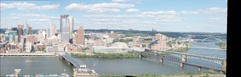
#> input picture HW2/results/6_1_pan.jpg, 241 x 77 px, shrunk from 1808 x 576 before the run, given in place of model_chickenbroth.jpg, which was not available
$ python briefRotTest.py   (older library calls are emulated)
#> lines starting #> are read from the running program, lines starting #| are printed output that depends on the picture; pictures that were not available may be replaced by others from this repository, and a replacement may not be noted
### HW2/code/BRIEF.py
import os
import numpy as np
import cv2
from matplotlib import pyplot as plt
from scipy.spatial.distance import cdist
from keypointDetect import DoGdetector


def makeTestPattern(patch_width=9, nbits=256):
    '''
    Creates Test Pattern for BRIEF
    Run this routine for the given parameters patch_width = 9 and n = 256

    INPUTS
        patch_width - the width of the image patch (usually 9)
        nbits       - the number of tests n in the BRIEF descriptor

    OUTPUTS
        compareX and compareY - LINEAR indices into the patch_width x patch_width image
                                patch and are each (nbits,) vectors.
    '''

    #############################
    # TO DO ...
    # Generate testpattern here
    # Implement the second method from the paper: the isotropic Guassian distribution
    sigma = patch_width / 5.0
    mu = (patch_width-1)/2
    compareX = np.random.normal(mu, sigma, (nbits, 2)).round().clip(0, patch_width-1)
    compareY = np.random.normal(mu, sigma, (nbits, 2)).round().clip(0, patch_width-1)
    # Convert them to linear coordinates
    compareX = (compareX[:,0] * patch_width + compareX[:,1]).astype(int)
    compareY = (compareY[:,0] * patch_width + compareY[:,1]).astype(int)
    return  compareX, compareY


# load test pattern for Brief
test_pattern_file = '../results/testPattern.npy'
if os.path.isfile(test_pattern_file):
    # load from file if exists
    compareX, compareY = np.load(test_pattern_file)
else:
    # produce and save patterns if not exist
    compareX, compareY = makeTestPattern()
    if not os.path.isdir('../results'):
        os.mkdir('../results')
    np.save(test_pattern_file, [compareX, compareY])


def computeBrief(im, gaussian_pyramid, locsDoG, k, levels,
    compareX, compareY):
    '''
    Compute brief feature
    INPUT
        locsDoG - locsDoG are the keypoint locations returned by the DoG
                detector.
        levels  - Gaussian scale levels that were given in Section1.
        compareX and compareY - linear indices into the
                                (patch_width x patch_width) image patch and are
                                each (nbits,) vectors.


    OUTPUT
        locs - an m x 3 vector, where the first two columns are the image
                coordinates of keypoints and the third column is the pyramid
                level of the keypoints.
        desc - an m x n bits matrix of stacked BRIEF descriptors. m is the number
                of valid descriptors in the image and will vary.
    '''

    ##############################
    # TO DO ...
    # compute locs, desc here
    patch_width = 9

    # Smooth the image
    im = cv2.GaussianBlur(im, (0,0), np.sqrt(2))

    # Exclude the locations where we cannot get full patches
    h, w = im.shape
    locs = locsDoG.copy()
    # x coordinate corresponds to columns and y coordinate corresponds to rows
    id_x = np.logical_and(locs[:, 0] > (patch_width-1)/2, locs[:, 0] < w - (patch_width-1)/2)
    id_y = np.logical_and(locs[:, 1] > (patch_width-1)/2, locs[:, 1] < h - (patch_width-1)/2)
    locs = locs[np.logical_and(id_x, id_y)]

    # Compute brief for each patch
    desc = []
    for loc in locs:
        x, y, _ = loc
        # x coordinate corresponds to columns and y coordinate corresponds to rows
        p = im[int(y-(patch_width-1)/2):int(y+(patch_width+1)/2), \
                int(x-(patch_width-1)/2):int(x+(patch_width+1)/2)]
        p = p.reshape(-1)
        bits = p[compareX] < p[compareY]
        desc.append(bits)
    desc = np.array(desc)

    return locs, desc


def briefLite(im):
    '''
    INPUTS
        im - gray image with values between 0 and 1

    OUTPUTS
        locs - an m x 3 vector, where the first two columns are the image coordinates
            of keypoints and the third column is the pyramid level of the keypoints
        desc - an m x n bits matrix of stacked BRIEF descriptors.
            m is the number of valid descriptors in the image and will vary
            n is the number of bits for the BRIEF descriptor
    '''

    ###################
    # TO DO ...

    if len(im.shape)==3:
        im = cv2.cvtColor(im, cv2.COLOR_BGR2GRAY)
    if im.max()>10:
        im = np.float32(im)/255

    locsDoG, gaussian_pyramid = DoGdetector(im)
    locs,desc = computeBrief(im, gaussian_pyramid, locsDoG, np.sqrt(2), [-1,0,1,2,3,4], compareX, compareY)
    return locs, desc


def briefMatch(desc1, desc2, ratio=0.8):
    '''
    performs the descriptor matching
    INPUTS
        desc1, desc2 - m1 x n and m2 x n matrix. m1 and m2 are the number of keypoints in image 1 and 2.
                                n is the number of bits in the brief
    OUTPUTS
        matches - p x 2 matrix. where the first column are indices
                                        into desc1 and the second column are indices into desc2
    '''

    D = cdist(np.float32(desc1), np.float32(desc2), metric='hamming')
    # find smallest distance
    ix2 = np.argmin(D, axis=1)
    d1 = D.min(1)
    # find second smallest distance
    d12 = np.partition(D, 2, axis=1)[:,0:2]
    d2 = d12.max(1)
    r = d1/(d2+1e-10)
    is_discr = r<ratio
    ix2 = ix2[is_discr]
    ix1 = np.arange(D.shape[0])[is_discr]

    matches = np.stack((ix1,ix2), axis=-1)
    return matches


# [67 lines left out: functions plotMatches, matchImages, main, not called in this run]


# [2 lines that do not run on import are left out]

### HW2/code/keypointDetect.py
import numpy as np
import cv2


def createGaussianPyramid(im, sigma0=1,
        k=np.sqrt(2), levels=[-1,0,1,2,3,4]):
    if len(im.shape)==3:
        im = cv2.cvtColor(im, cv2.COLOR_BGR2GRAY)
    if im.max()>10:
        im = np.float32(im)/255
    im_pyramid = []
    for i in levels:
        sigma_ = sigma0*k**i
        im_pyramid.append(cv2.GaussianBlur(im, (0,0), sigma_))
    im_pyramid = np.stack(im_pyramid, axis=-1)
    return im_pyramid


# [7 lines left out: function displayPyramid, not called in this run]


def createDoGPyramid(gaussian_pyramid, levels=[-1,0,1,2,3,4]):
    '''
    Produces DoG Pyramid
    INPUTS
        gaussian_pyramid - A matrix of grayscale images of size
                            [imH, imW, len(levels)]
        levels           - the levels of the pyramid where the blur at each level is
                            outputs

    OUTPUTS
        DoG_pyramid - size (imH, imW, len(levels) - 1) matrix of the DoG pyramid
                   created by differencing the Gaussian Pyramid input
        DoG_levels  - all but the very first item from the levels vector
    '''

    DoG_pyramid = []
    ################
    # TO DO ...
    # compute DoG_pyramid here

    DoG_levels = levels[1:]
    DoG_pyramid = gaussian_pyramid[:,:,1:] - gaussian_pyramid[:,:,:-1]
    return DoG_pyramid, DoG_levels


def computePrincipalCurvature(DoG_pyramid):
    '''
    Takes in DoGPyramid generated in createDoGPyramid and returns
    PrincipalCurvature,a matrix of the same size where each point contains the
    curvature ratio R for the corre-sponding point in the DoG pyramid

    INPUTS
        DoG_pyramid - size (imH, imW, len(levels) - 1) matrix of the DoG pyramid

    OUTPUTS
        principal_curvature - size (imH, imW, len(levels) - 1) matrix where each
                          point contains the curvature ratio R for the
                          corresponding point in the DoG pyramid
    '''
    principal_curvature = None

    ##################
    # TO DO ...
    # Compute principal curvature here

    # Compute the Hessian matrix using second-order Sobel filters
    Dxx = cv2.Sobel(DoG_pyramid,cv2.CV_64F,2,0,ksize=3)
    Dxy = cv2.Sobel(DoG_pyramid,cv2.CV_64F,1,1,ksize=3)
    Dyy = cv2.Sobel(DoG_pyramid,cv2.CV_64F,0,2,ksize=3)

    # Compute the Principal Curvature using Hessian
    Tr = Dxx + Dyy
    Det = Dxx * Dyy - Dxy ** 2 + 1e-7
    principal_curvature = Tr**2 / Det

    # Take the absolute value and convert back to uint8
    principal_curvature = cv2.convertScaleAbs(principal_curvature)

    # The above line is equivalent to the following three lines
    # principal_curvature = np.absolute(principal_curvature)
    # principal_curvature = np.clip(principal_curvature, 0, 255)
    # principal_curvature = np.uint8(principal_curvature)

    return principal_curvature


def getLocalExtrema(DoG_pyramid, DoG_levels, principal_curvature,
        th_contrast=0.03, th_r=12):
    '''
    Returns local extrema points in both scale and space using the DoGPyramid

    INPUTS
        DoG_pyramid - size (imH, imW, len(levels) - 1) matrix of the DoG pyramid
        DoG_levels  - The levels of the pyramid where the blur at each level is
                      outputs
        principal_curvature - size (imH, imW, len(levels) - 1) matrix contains the
                      curvature ratio R
        th_contrast - remove any point that is a local extremum but does not have a
                      DoG response magnitude above this threshold
        th_r        - remove any edge-like points that have too large a principal
                      curvature ratio
     OUTPUTS
        locsDoG - N x 3 matrix where the DoG pyramid achieves a local extrema in both
               scale and space, and also satisfies the two thresholds.
    '''
    locsDoG = None

    ##############
    #  TO DO ...
    # Compute locsDoG here
    contrast_thresh = np.absolute(DoG_pyramid) > th_contrast
    curvature_thresh = np.absolute(principal_curvature) < th_r

    # Pad the DoG_pyramid with 0 on each border each axis
    padded = np.pad(DoG_pyramid, pad_width=1, mode="constant", constant_values=0)

    # construct an array to store the local extrema comparison results
    compare_max = np.zeros([10, *DoG_pyramid.shape])
    compare_min = np.zeros([10, *DoG_pyramid.shape])
    for c, a, p in [(compare_max, DoG_pyramid, padded), (compare_min, -DoG_pyramid, -padded)]:
        c[0] = a > p[2:, 1:-1, 1:-1] # (x, y, c) > (x+1, y, c)
        c[1] = a > p[2:, 2:, 1:-1] # (x, y, c) > (x+1, y+1, c)
        c[2] = a > p[1:-1, 2:, 1:-1] # (x, y, c) > (x, y+1, c)
        c[3] = a > p[:-2, 2:, 1:-1] # (x, y, c) > (x-1, y+1, c)
        c[4] = a > p[:-2, 1:-1, 1:-1] # (x, y, c) > (x-1, y, c)
        c[5] = a > p[:-2, :-2, 1:-1] # (x, y, c) > (x-1, y-1, c)
        c[6] = a > p[1:-1, :-2, 1:-1] # (x, y, c) > (x, y-1, c)
        c[7] = a > p[2:, :-2, 1:-1] # (x, y, c) > (x+1, y-1, c)
        c[8] = a > p[1:-1, 1:-1, 2:] # (x, y, c) > (x, y, c+1)
        c[9] = a > p[1:-1, 1:-1, :-2] # (x, y, c) > (x, y, c-1)

    # Logical AND and OR the local minima and local maxima
    compare = np.logical_or(np.all(compare_max, axis=0), np.all(compare_min, axis=0))

    # AND all the conditions
    local_extrema = np.logical_and(np.logical_and(compare, contrast_thresh), curvature_thresh)

    # Convert the extrema map to indexes
    locsDoG = np.array(np.nonzero(local_extrema))
    locsDoG = np.transpose(locsDoG, (1, 0))
    locsDoG[:,2] = np.array(DoG_levels)[locsDoG[:,2]]

    # x coordinate corresponds to columns and y coordinate corresponds to rows
    locsDoG[:, [0,1]] = locsDoG[:, [1, 0]]

    return locsDoG


def DoGdetector(im, sigma0=1, k=np.sqrt(2), levels=[-1,0,1,2,3,4],
                th_contrast=0.03, th_r=12):
    '''
    Putting it all together

    INPUTS          Description
    --------------------------------------------------------------------------
    im              Grayscale image with range [0,1].

    sigma0          Scale of the 0th image pyramid.

    k               Pyramid Factor.  Suggest sqrt(2).

    levels          Levels of pyramid to construct. Suggest -1:4.

    th_contrast     DoG contrast threshold.  Suggest 0.03.

    th_r            Principal Ratio threshold.  Suggest 12.


    OUTPUTS         Description
    --------------------------------------------------------------------------

    locsDoG         N x 3 matrix where the DoG pyramid achieves a local extrema
                    in both scale and space, and satisfies the two thresholds.

    gauss_pyramid   A matrix of grayscale images of size (imH,imW,len(levels))
    '''

    ##########################
    # TO DO ....
    # compupte gauss_pyramid, locsDoG here
    gauss_pyramid = createGaussianPyramid(im, sigma0=sigma0, k=k, levels=levels)
    DoG_pyr, DoG_levels = createDoGPyramid(gauss_pyramid, levels)
    pc_curvature = computePrincipalCurvature(DoG_pyr)
    locsDoG = getLocalExtrema(DoG_pyr, DoG_levels, pc_curvature, th_contrast, th_r)

    return locsDoG, gauss_pyramid

# [40 lines left out: functions drawPoints, main, not called in this run]
    # drawn = drawPoints(im, locsDoG, resize_factor=3)

# [2 lines that do not run on import are left out]

### HW2/code/briefRotTest.py
import numpy as np
import cv2
import os
from BRIEF import briefLite, briefMatch, plotMatches

import matplotlib.pyplot as plt

# https://stackoverflow.com/questions/9041681/opencv-python-rotate-image-by-x-degrees-around-specific-point
def rotateImage(image, angle):
    image_center = tuple(np.array(image.shape[1::-1]) / 2)
    rot_mat = cv2.getRotationMatrix2D(image_center, angle, 1.0)
    result = cv2.warpAffine(image, rot_mat, image.shape[1::-1], flags=cv2.INTER_LINEAR)
    return result

def main():
    im = cv2.imread('../data/model_chickenbroth.jpg')
#> im is the input picture: shape (77, 241, 3); mean B, G, R 177.6, 173, 163.8
    # Enlarge the image for safe rotation
    diagonal = int((im.shape[0]**2 + im.shape[1]**2) ** (1/2))
#> diagonal = 253
    im1 = np.zeros((diagonal, diagonal, 3), dtype=np.uint8)
    im1[diagonal//2-im.shape[0]//2:diagonal//2-im.shape[0]//2+im.shape[0], \
        diagonal//2-im.shape[1]//2:diagonal//2-im.shape[1]//2+im.shape[1], :] = im
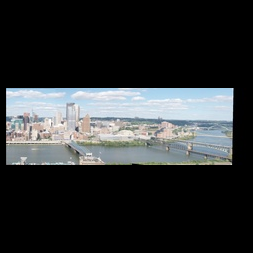
#> im1: shape (253, 253, 3); mean B, G, R 51.5, 50.2, 47.5
    image_center = tuple(np.array(im1.shape[1::-1]) / 2)
#> image_center = (126.5, 126.5)

    results = []
    for i in range(36):
        # Rotate the image
        angle = 10*i
        rot_mat = cv2.getRotationMatrix2D(image_center, angle, 1.0)
        im2 = cv2.warpAffine(im1, rot_mat, im1.shape[1::-1], flags=cv2.INTER_LINEAR)

        # Do the BRIEF matching
        locs1, desc1 = briefLite(im1)
        locs2, desc2 = briefLite(im2)
        matches = briefMatch(desc1, desc2)
        n_matches = matches.shape[0]

        results.append([angle, n_matches])
#> this loop made 36 passes
#> pass 1, in briefLite, `im = cv2.cvtColor(im, cv2.COLOR_BGR2GRAY)`:
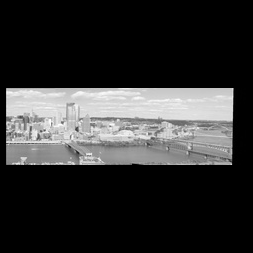
#> im: shape (253, 253); min 0, max 255, mean 49.5
#> pass 1, in computeBrief, `im = cv2.GaussianBlur(im, (0,0), np.sqrt(2))`:
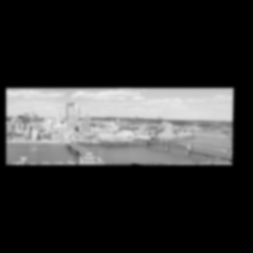
#> im: shape (253, 253) float32; min 0, max 0.923, mean 0.194
#> pass 1, in briefMatch, `D = cdist(np.float32(desc1), np.float32(desc2), metric='hamming')`:
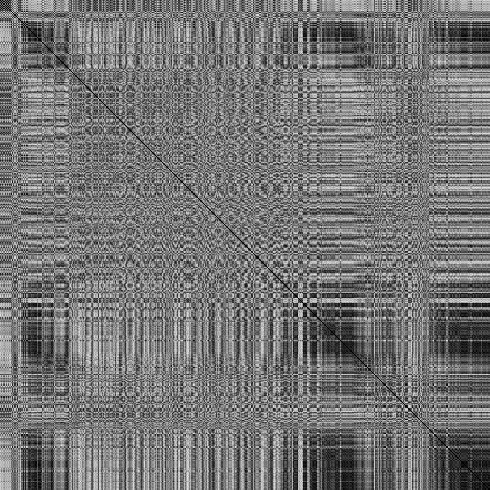
#> D: shape (490, 490) float64; min 0, max 0.93, mean 0.462
#> after the loop:
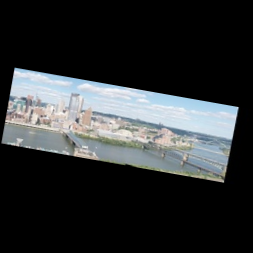
#> im2: shape (253, 253, 3); mean B, G, R 51.5, 50.2, 47.5
#> after the loop, results = 36 pairs, first value 0 to 350, second value 84 to 490

    results = np.array(results)
    ax = plt.subplot()
    ax.bar(results[:,0] - 2, results[:,1], width=2, color='b', align='center', label="matches")
    ax.set_xlabel("Rotation (degree)")
    ax.set_ylabel("Number of matches")
    '''for submission'''
    # plt.show()

if __name__ == "__main__":
    main()
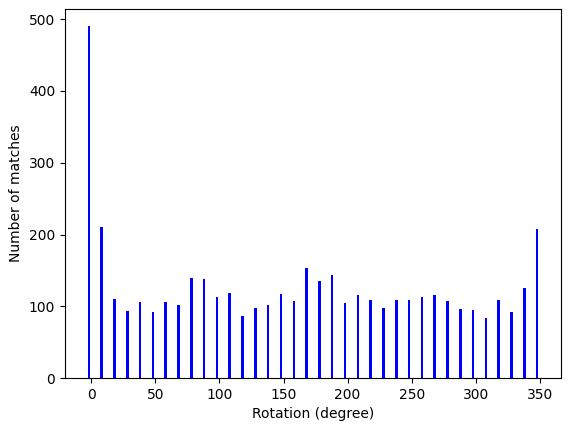
#> figure drawn by matplotlib, 1 panel; tallest bar 490 high, from x = -3 to -1

$ run again, on HW2/results/6_1_warp.jpg
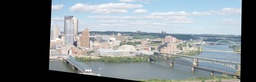
#> input picture HW2/results/6_1_warp.jpg, 256 x 82 px, shrunk from 1808 x 576 before the run, given in place of model_chickenbroth.jpg, which was not available
#> in main, im is the input picture: shape (82, 256, 3); mean B, G, R 136.7, 132.9, 125.1
#> after the loop in main, `for i in range(36):`:
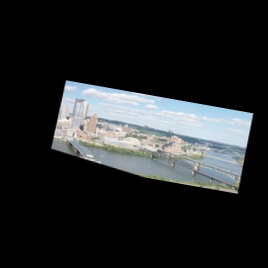
#> im2: shape (268, 268, 3); mean B, G, R 40, 38.9, 36.6
#> after the loop in main, `for i in range(36):`: results = 36 pairs, first value 0 to 350, second value 52 to 348
#> `main()`:
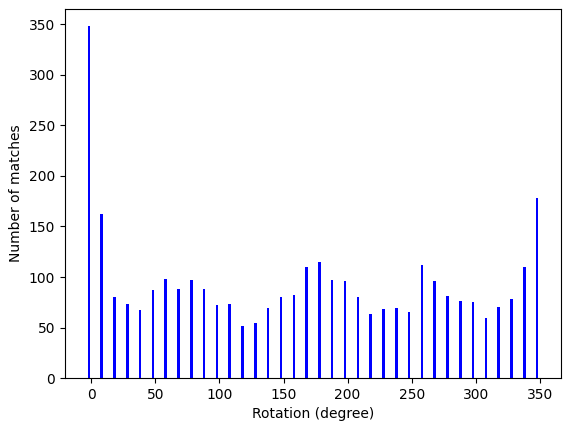
#> figure drawn by matplotlib, 1 panel; tallest bar 348 high, from x = -3 to -1

$ run again, on HW2/results/6_2_pan.jpg
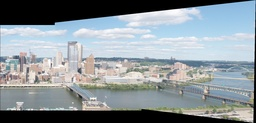
#> input picture HW2/results/6_2_pan.jpg, 256 x 123 px, shrunk from 1712 x 825 before the run, given in place of model_chickenbroth.jpg, which was not available
#> in main, im is the input picture: shape (123, 256, 3); mean B, G, R 153.9, 148.5, 139.2
#> after the loop in main, `for i in range(36):`:
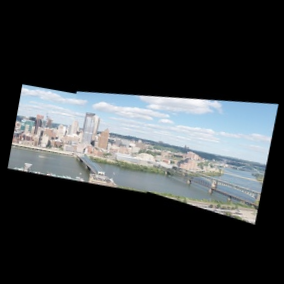
#> im2: shape (284, 284, 3); mean B, G, R 60.1, 58, 54.4
#> after the loop in main, `for i in range(36):`: results = 36 pairs, first value 0 to 350, second value 105 to 634
#> `main()`:
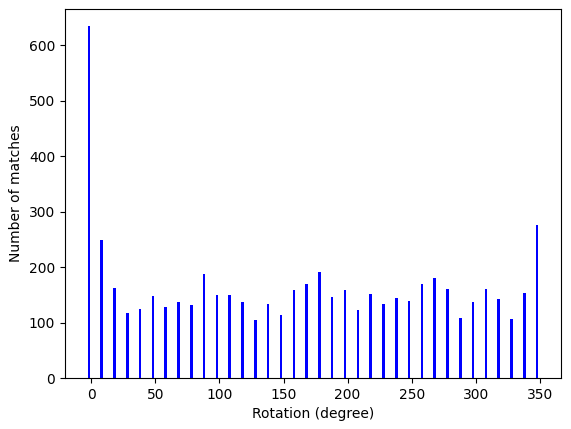
#> figure drawn by matplotlib, 1 panel; tallest bar 634 high, from x = -3 to -1
